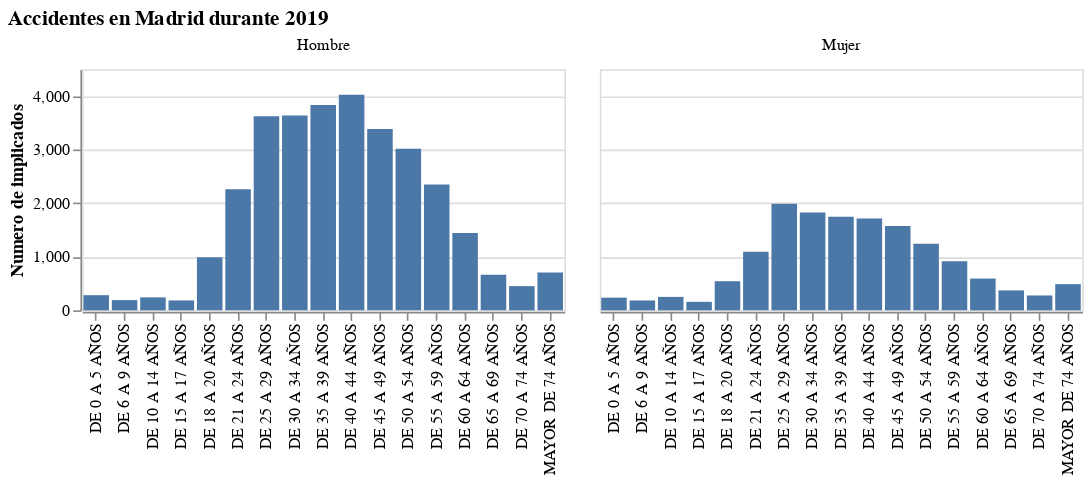

The code cell stored with this chart in its notebook:
### Code cell
# Accident victims by gender and age range
# We generate the data as follows: we group by age range and sex, select the field “File No.”, 
# count the number of records and reset the index,
# we count the number of records and reset the index 
# (the latter, so that the “Age Range” and “Sex” data appear as columns of the dataset, not as levels of the index)
# We then display the data in a bar chart trellis.

data = accidentes.groupby(['Rango edad', 'Sexo'])['Nº Expediente'].count().reset_index()

alt.Chart(data, width=300, height=150, title='Accidentes en Madrid durante 2019').mark_bar().encode(
    x = alt.X('Rango edad:O', sort = rangos_edad.categories.to_list(), title = None),
    y = alt.Y('Nº Expediente:Q', title = 'Numero de implicados'),
    facet=alt.Facet('Sexo:N', title = None))

### Figure 1 — Vega-Lite specification as saved in the notebook (floating-point values rounded to 4 significant figures)
{"config": {"view": {"continuousWidth": 400, "continuousHeight": 300}}, "data": {"name": "data-e817849fd0ba929f283acc18128d2816"}, "mark": "bar", "encoding": {"facet": {"type": "nominal", "field": "Sexo", "title": null}, "x": {"type": "ordinal", "field": "Rango edad", "sort": ["DE 0 A 5 AÑOS", "DE 6 A 9 AÑOS", "DE 10 A 14 AÑOS", "DE 15 A 17 AÑOS", "DE 18 A 20 AÑOS", "DE 21 A 24 AÑOS", "DE 25 A 29 AÑOS", "DE 30 A 34 AÑOS", "DE 35 A 39 AÑOS", "DE 40 A 44 AÑOS", "DE 45 A 49 AÑOS", "DE 50 A 54 AÑOS", "DE 55 A 59 AÑOS", "DE 60 A 64 AÑOS", "DE 65 A 69 AÑOS", "DE 70 A 74 AÑOS", "MAYOR DE 74 AÑOS"], "title": null}, "y": {"type": "quantitative", "field": "Nº Expediente", "title": "Numero de implicados"}}, "height": 150, "title": "Accidentes en Madrid durante 2019", "width": 300, "$schema": "https://vega.github.io/schema/vega-lite/v4.8.1.json", "datasets": {"data-e817849fd0ba929f283acc18128d2816": [{"Rango edad": "DE 0 A 5 AÑOS", "Sexo": "Hombre", "Nº Expediente": 283}, {"Rango edad": "DE 0 A 5 AÑOS", "Sexo": "Mujer", "Nº Expediente": 237}, {"Rango edad": "DE 6 A 9 AÑOS", "Sexo": "Hombre", "Nº Expediente": 191}, {"Rango edad": "DE 6 A 9 AÑOS", "Sexo": "Mujer", "Nº Expediente": 184}, {"Rango edad": "DE 10 A 14 AÑOS", "Sexo": "Hombre", "Nº Expediente": 242}, {"Rango edad": "DE 10 A 14 AÑOS", "Sexo": "Mujer", "Nº Expediente": 251}, {"Rango edad": "DE 15 A 17 AÑOS", "Sexo": "Hombre", "Nº Expediente": 185}, {"Rango edad": "DE 15 A 17 AÑOS", "Sexo": "Mujer", "Nº Expediente": 159}, {"Rango edad": "DE 18 A 20 AÑOS", "Sexo": "Hombre", "Nº Expediente": 991}, {"Rango edad": "DE 18 A 20 AÑOS", "Sexo": "Mujer", "Nº Expediente": 543}, {"Rango edad": "DE 21 A 24 AÑOS", "Sexo": "Hombre", "Nº Expediente": 2258}, {"Rango edad": "DE 21 A 24 AÑOS", "Sexo": "Mujer", "Nº Expediente": 1092}, {"Rango edad": "DE 25 A 29 AÑOS", "Sexo": "Hombre", "Nº Expediente": 3620}, {"Rango edad": "DE 25 A 29 AÑOS", "Sexo": "Mujer", "Nº Expediente": 1989}, {"Rango edad": "DE 30 A 34 AÑOS", "Sexo": "Hombre", "Nº Expediente": 3637}, {"Rango edad": "DE 30 A 34 AÑOS", "Sexo": "Mujer", "Nº Expediente": 1825}, {"Rango edad": "DE 35 A 39 AÑOS", "Sexo": "Hombre", "Nº Expediente": 3829}, {"Rango edad": "DE 35 A 39 AÑOS", "Sexo": "Mujer", "Nº Expediente": 1744}, {"Rango edad": "DE 40 A 44 AÑOS", "Sexo": "Hombre", "Nº Expediente": 4022}, {"Rango edad": "DE 40 A 44 AÑOS", "Sexo": "Mujer", "Nº Expediente": 1714}, {"Rango edad": "DE 45 A 49 AÑOS", "Sexo": "Hombre", "Nº Expediente": 3381}, {"Rango edad": "DE 45 A 49 AÑOS", "Sexo": "Mujer", "Nº Expediente": 1574}, {"Rango edad": "DE 50 A 54 AÑOS", "Sexo": "Hombre", "Nº Expediente": 3014}, {"Rango edad": "DE 50 A 54 AÑOS", "Sexo": "Mujer", "Nº Expediente": 1244}, {"Rango edad": "DE 55 A 59 AÑOS", "Sexo": "Hombre", "Nº Expediente": 2350}, {"Rango edad": "DE 55 A 59 AÑOS", "Sexo": "Mujer", "Nº Expediente": 915}, {"Rango edad": "DE 60 A 64 AÑOS", "Sexo": "Hombre", "Nº Expediente": 1443}, {"Rango edad": "DE 60 A 64 AÑOS", "Sexo": "Mujer", "Nº Expediente": 593}, {"Rango edad": "DE 65 A 69 AÑOS", "Sexo": "Hombre", "Nº Expediente": 662}, {"Rango edad": "DE 65 A 69 AÑOS", "Sexo": "Mujer", "Nº Expediente": 372}, {"Rango edad": "DE 70 A 74 AÑOS", "Sexo": "Hombre", "Nº Expediente": 452}, {"Rango edad": "DE 70 A 74 AÑOS", "Sexo": "Mujer", "Nº Expediente": 278}, {"Rango edad": "MAYOR DE 74 AÑOS", "Sexo": "Hombre", "Nº Expediente": 707}, {"Rango edad": "MAYOR DE 74 AÑOS", "Sexo": "Mujer", "Nº Expediente": 489}]}}
